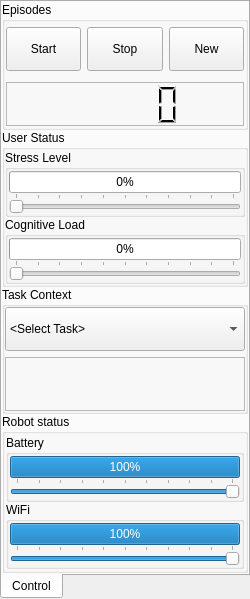
<?xml version="1.0" encoding="UTF-8"?>
<ui version="4.0">
 <class>AUIParameters</class>
 <widget class="QDockWidget" name="AUIParameters">
  <property name="geometry">
   <rect>
    <x>0</x>
    <y>0</y>
    <width>250</width>
    <height>599</height>
   </rect>
  </property>
  <property name="sizePolicy">
   <sizepolicy hsizetype="Fixed" vsizetype="Preferred">
    <horstretch>0</horstretch>
    <verstretch>0</verstretch>
   </sizepolicy>
  </property>
  <property name="minimumSize">
   <size>
    <width>250</width>
    <height>599</height>
   </size>
  </property>
  <property name="maximumSize">
   <size>
    <width>300</width>
    <height>524287</height>
   </size>
  </property>
  <property name="windowTitle">
   <string>AUI Parameters</string>
  </property>
  <widget class="QWidget" name="AUIParams">
   <layout class="QVBoxLayout" name="verticalLayout">
    <property name="margin">
     <number>0</number>
    </property>
    <item>
     <widget class="QTabWidget" name="contents">
      <property name="maximumSize">
       <size>
        <width>16777215</width>
        <height>16777215</height>
       </size>
      </property>
      <property name="tabPosition">
       <enum>QTabWidget::South</enum>
      </property>
      <property name="currentIndex">
       <number>0</number>
      </property>
      <widget class="QWidget" name="Tab1">
       <attribute name="title">
        <string>Control</string>
       </attribute>
       <layout class="QVBoxLayout" name="tab1Layout">
        <property name="spacing">
         <number>0</number>
        </property>
        <property name="margin">
         <number>0</number>
        </property>
        <item>
         <widget class="QGroupBox" name="episodes">
          <property name="maximumSize">
           <size>
            <width>16777215</width>
            <height>16777215</height>
           </size>
          </property>
          <property name="title">
           <string>Episodes</string>
          </property>
          <layout class="QGridLayout" name="episodesLayout">
           <property name="margin">
            <number>1</number>
           </property>
           <item row="1" column="0" alignment="Qt::AlignHCenter|Qt::AlignVCenter">
            <widget class="QPushButton" name="startEpisodeButton">
             <property name="minimumSize">
              <size>
               <width>44</width>
               <height>44</height>
              </size>
             </property>
             <property name="text">
              <string>Start</string>
             </property>
             <property name="checkable">
              <bool>false</bool>
             </property>
             <property name="flat">
              <bool>false</bool>
             </property>
            </widget>
           </item>
           <item row="1" column="2" alignment="Qt::AlignHCenter|Qt::AlignVCenter">
            <widget class="QPushButton" name="resetEpisodeButton">
             <property name="minimumSize">
              <size>
               <width>44</width>
               <height>44</height>
              </size>
             </property>
             <property name="autoFillBackground">
              <bool>true</bool>
             </property>
             <property name="text">
              <string>New</string>
             </property>
             <property name="autoDefault">
              <bool>true</bool>
             </property>
             <property name="flat">
              <bool>false</bool>
             </property>
            </widget>
           </item>
           <item row="1" column="1" alignment="Qt::AlignHCenter|Qt::AlignVCenter">
            <widget class="QPushButton" name="stopEpisodeButton">
             <property name="minimumSize">
              <size>
               <width>44</width>
               <height>44</height>
              </size>
             </property>
             <property name="text">
              <string>Stop</string>
             </property>
             <property name="checkable">
              <bool>false</bool>
             </property>
            </widget>
           </item>
           <item row="2" column="0" colspan="3">
            <widget class="QLCDNumber" name="episodeTimer">
             <property name="minimumSize">
              <size>
               <width>60</width>
               <height>30</height>
              </size>
             </property>
             <property name="maximumSize">
              <size>
               <width>16777215</width>
               <height>44</height>
              </size>
             </property>
             <property name="frameShape">
              <enum>QFrame::StyledPanel</enum>
             </property>
             <property name="frameShadow">
              <enum>QFrame::Plain</enum>
             </property>
            </widget>
           </item>
          </layout>
         </widget>
        </item>
        <item>
         <widget class="QGroupBox" name="userStatus">
          <property name="maximumSize">
           <size>
            <width>16777215</width>
            <height>16777215</height>
           </size>
          </property>
          <property name="title">
           <string>User Status</string>
          </property>
          <layout class="QVBoxLayout" name="userStatusLayout">
           <property name="spacing">
            <number>0</number>
           </property>
           <property name="margin">
            <number>0</number>
           </property>
           <item>
            <widget class="QGroupBox" name="stress">
             <property name="title">
              <string>Stress Level</string>
             </property>
             <property name="flat">
              <bool>true</bool>
             </property>
             <layout class="QVBoxLayout" name="stressLayout">
              <property name="spacing">
               <number>0</number>
              </property>
              <property name="margin">
               <number>1</number>
              </property>
              <item>
               <widget class="QProgressBar" name="stressLevel">
                <property name="mouseTracking">
                 <bool>true</bool>
                </property>
                <property name="maximum">
                 <number>10</number>
                </property>
                <property name="value">
                 <number>0</number>
                </property>
               </widget>
              </item>
              <item>
               <widget class="QSlider" name="stressSlider">
                <property name="maximum">
                 <number>10</number>
                </property>
                <property name="orientation">
                 <enum>Qt::Horizontal</enum>
                </property>
                <property name="tickPosition">
                 <enum>QSlider::TicksAbove</enum>
                </property>
                <property name="tickInterval">
                 <number>1</number>
                </property>
               </widget>
              </item>
             </layout>
            </widget>
           </item>
           <item>
            <widget class="QGroupBox" name="cognitiveLoad">
             <property name="title">
              <string>Cognitive Load</string>
             </property>
             <property name="flat">
              <bool>true</bool>
             </property>
             <layout class="QVBoxLayout" name="cognitiveLoadLayout">
              <property name="spacing">
               <number>0</number>
              </property>
              <property name="margin">
               <number>1</number>
              </property>
              <item>
               <widget class="QProgressBar" name="cognitiveLoadLevel">
                <property name="maximum">
                 <number>10</number>
                </property>
                <property name="value">
                 <number>0</number>
                </property>
               </widget>
              </item>
              <item>
               <widget class="QSlider" name="cognitiveLoadSlider">
                <property name="maximum">
                 <number>10</number>
                </property>
                <property name="orientation">
                 <enum>Qt::Horizontal</enum>
                </property>
                <property name="tickPosition">
                 <enum>QSlider::TicksAbove</enum>
                </property>
                <property name="tickInterval">
                 <number>1</number>
                </property>
               </widget>
              </item>
             </layout>
            </widget>
           </item>
          </layout>
         </widget>
        </item>
        <item>
         <widget class="QGroupBox" name="taskContext">
          <property name="maximumSize">
           <size>
            <width>16777215</width>
            <height>16777215</height>
           </size>
          </property>
          <property name="title">
           <string>Task Context</string>
          </property>
          <layout class="QVBoxLayout" name="taskLayout">
           <property name="margin">
            <number>0</number>
           </property>
           <item>
            <widget class="QComboBox" name="currentContext">
             <property name="minimumSize">
              <size>
               <width>0</width>
               <height>44</height>
              </size>
             </property>
             <property name="sizeAdjustPolicy">
              <enum>QComboBox::AdjustToContents</enum>
             </property>
             <property name="frame">
              <bool>true</bool>
             </property>
             <item>
              <property name="text">
               <string>&lt;Select Task&gt;</string>
              </property>
             </item>
             <item>
              <property name="text">
               <string>Forward navigation</string>
              </property>
             </item>
             <item>
              <property name="text">
               <string>Backward navigation</string>
              </property>
             </item>
             <item>
              <property name="text">
               <string>Camera inspection</string>
              </property>
             </item>
             <item>
              <property name="text">
               <string>Map review</string>
              </property>
             </item>
             <item>
              <property name="text">
               <string>New screenshot</string>
              </property>
             </item>
            </widget>
           </item>
           <item>
            <widget class="QLabel" name="currentWidget">
             <property name="minimumSize">
              <size>
               <width>0</width>
               <height>30</height>
              </size>
             </property>
             <property name="frameShape">
              <enum>QFrame::StyledPanel</enum>
             </property>
             <property name="frameShadow">
              <enum>QFrame::Raised</enum>
             </property>
             <property name="text">
              <string>&lt;No Widget&gt;</string>
             </property>
            </widget>
           </item>
          </layout>
         </widget>
        </item>
        <item>
         <widget class="QGroupBox" name="robotStatus">
          <property name="maximumSize">
           <size>
            <width>16777215</width>
            <height>16777215</height>
           </size>
          </property>
          <property name="title">
           <string>Robot status</string>
          </property>
          <layout class="QVBoxLayout" name="AUIStatusLayout">
           <property name="spacing">
            <number>0</number>
           </property>
           <property name="margin">
            <number>1</number>
           </property>
           <item>
            <widget class="QGroupBox" name="AUIbatteryLevel">
             <property name="title">
              <string>Battery</string>
             </property>
             <property name="flat">
              <bool>true</bool>
             </property>
             <layout class="QVBoxLayout" name="AUIbatteryLayout">
              <property name="spacing">
               <number>0</number>
              </property>
              <property name="margin">
               <number>1</number>
              </property>
              <item>
               <widget class="QProgressBar" name="AUIbattery">
                <property name="mouseTracking">
                 <bool>true</bool>
                </property>
                <property name="value">
                 <number>100</number>
                </property>
               </widget>
              </item>
              <item>
               <widget class="QSlider" name="batterySlider">
                <property name="maximum">
                 <number>100</number>
                </property>
                <property name="value">
                 <number>100</number>
                </property>
                <property name="orientation">
                 <enum>Qt::Horizontal</enum>
                </property>
                <property name="tickPosition">
                 <enum>QSlider::TicksAbove</enum>
                </property>
                <property name="tickInterval">
                 <number>10</number>
                </property>
               </widget>
              </item>
             </layout>
            </widget>
           </item>
           <item>
            <widget class="QGroupBox" name="AUIwifiLevel">
             <property name="title">
              <string>WiFi</string>
             </property>
             <property name="flat">
              <bool>true</bool>
             </property>
             <layout class="QVBoxLayout" name="AUIwifiLayout">
              <property name="spacing">
               <number>0</number>
              </property>
              <property name="margin">
               <number>1</number>
              </property>
              <item>
               <widget class="QProgressBar" name="AUIwifi">
                <property name="mouseTracking">
                 <bool>true</bool>
                </property>
                <property name="value">
                 <number>100</number>
                </property>
                <property name="alignment">
                 <set>Qt::AlignCenter</set>
                </property>
                <property name="textVisible">
                 <bool>true</bool>
                </property>
                <property name="textDirection">
                 <enum>QProgressBar::TopToBottom</enum>
                </property>
               </widget>
              </item>
              <item>
               <widget class="QSlider" name="wifiSlider">
                <property name="maximum">
                 <number>100</number>
                </property>
                <property name="value">
                 <number>100</number>
                </property>
                <property name="orientation">
                 <enum>Qt::Horizontal</enum>
                </property>
                <property name="tickPosition">
                 <enum>QSlider::TicksAbove</enum>
                </property>
                <property name="tickInterval">
                 <number>10</number>
                </property>
               </widget>
              </item>
             </layout>
            </widget>
           </item>
          </layout>
         </widget>
        </item>
       </layout>
      </widget>
     </widget>
    </item>
   </layout>
  </widget>
 </widget>
 <resources/>
 <connections>
  <connection>
   <sender>stressSlider</sender>
   <signal>valueChanged(int)</signal>
   <receiver>stressLevel</receiver>
   <slot>setValue(int)</slot>
   <hints>
    <hint type="sourcelabel">
     <x>157</x>
     <y>258</y>
    </hint>
    <hint type="destinationlabel">
     <x>161</x>
     <y>227</y>
    </hint>
   </hints>
  </connection>
  <connection>
   <sender>wifiSlider</sender>
   <signal>valueChanged(int)</signal>
   <receiver>AUIwifi</receiver>
   <slot>setValue(int)</slot>
   <hints>
    <hint type="sourcelabel">
     <x>225</x>
     <y>597</y>
    </hint>
    <hint type="destinationlabel">
     <x>225</x>
     <y>561</y>
    </hint>
   </hints>
  </connection>
  <connection>
   <sender>batterySlider</sender>
   <signal>valueChanged(int)</signal>
   <receiver>AUIbattery</receiver>
   <slot>setValue(int)</slot>
   <hints>
    <hint type="sourcelabel">
     <x>131</x>
     <y>696</y>
    </hint>
    <hint type="destinationlabel">
     <x>135</x>
     <y>660</y>
    </hint>
   </hints>
  </connection>
  <connection>
   <sender>cognitiveLoadSlider</sender>
   <signal>valueChanged(int)</signal>
   <receiver>cognitiveLoadLevel</receiver>
   <slot>setValue(int)</slot>
   <hints>
    <hint type="sourcelabel">
     <x>93</x>
     <y>342</y>
    </hint>
    <hint type="destinationlabel">
     <x>96</x>
     <y>314</y>
    </hint>
   </hints>
  </connection>
 </connections>
</ui>
